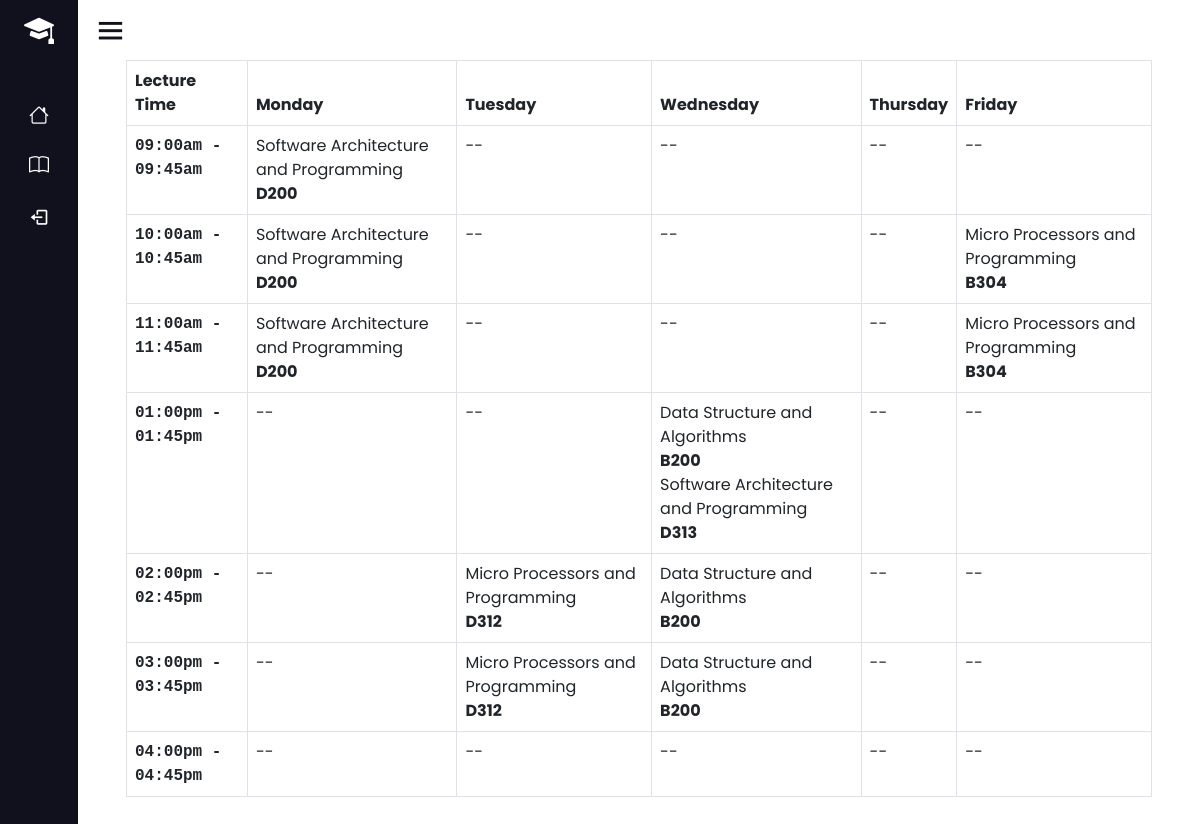
The page /student-home (signed in) on the database its author committed.
### course_management/models.py (models this page shows, shortened)
class ClassRoom(models.Model):
    DAYS_OF_WEEK_CHOICES = [
        ('monday', 'Monday'),
        ('tuesday', 'Tuesday'),
        ('wednesday', 'Wednesday'),
        ('thursday', 'Thursday'),
        ('friday', 'Friday'),
        ('saturday', 'Saturday'),
    ]
    LECTURE_START_TIMES = [
        ('09:00am-09:45am', '09:00am-09:45am'),
        ('10:00am-10:45am', '10:00am-10:45am'),
        ('11:00am-11:45am', '11:00am-11:45am'),
        ('01:00pm-01:45pm', '01:00pm-01:45pm'),
        ('02:00pm-02:45pm', '02:00pm-02:45pm'),
        ('03:00pm-03:45pm', '03:00pm-03:45pm'),
        ('04:00pm-04:45pm', '04:00pm-04:45pm'),
    ]
    course = models.ForeignKey('Course', related_name='class_room',on_delete=models.SET_NULL, null=True)
    room_no = models.CharField(max_length=100)
    day = models.CharField(choices=DAYS_OF_WEEK_CHOICES , max_length=30)
    lecture_time = models.CharField(choices=LECTURE_START_TIMES , max_length=50)

class Course(models.Model):
    course_language  = models.CharField(max_length=20 , choices=(('English','English') , ('Turkish','Turkish')), default='Turkish')
    course_level = models.CharField(max_length=200 , choices=(('associate degree','associate degree'),('licence','licence') , ('master degree','master degree'),('doc','doc')), default='licence')
    aim_of_lesson = models.TextField()
    course_content = models.TextField()
    course_assistants = models.ManyToManyField('Personal', related_name='assistants', blank=True)
    course_resources  = models.ManyToManyField(Resource)
    course_structure  = models.OneToOneField(CourseStructure , blank=True , null=True , on_delete=models.SET_NULL)
    course_learning_outcomes = models.ManyToManyField(CourseOutcomes)
    faculty = models.ForeignKey(Faculty, on_delete=models.CASCADE)
    department = models.ForeignKey( Department, on_delete=models.CASCADE)
    class_no= models.IntegerField( default=0 )
    course_code = models.CharField(max_length=15 , default="MYAZ230")
    course_name = models.CharField(max_length=400)
    lecturer = models.ForeignKey('Personal', on_delete= models.SET_NULL , null=True  , related_name='course_set')
    credit = models.IntegerField(default=0)
    course_topics = models.ManyToManyField('CourseTopic' , blank=True )
    midterm_exam = models.IntegerField(  validators=[MaxValueValidator(100)], default=40 ,blank=True)
    final_exam = models.IntegerField( validators=[MaxValueValidator(100)], default=60 ,blank=True, null=True)
    assginment = models.IntegerField( validators=[MaxValueValidator(100)] ,blank=True, null=True)
    practice = models.IntegerField( validators=[MaxValueValidator(100)] ,blank=True, null=True)
    project = models.IntegerField( validators=[MaxValueValidator(100)] ,blank=True, null=True)
    course_document = models.FileField(upload_to='lesson_documents/',null=True)
    semester_choices=(
        ('Spring Semester', 'Spring Semester'),
        ('Fall Semester','Fall Semester')
    )
    semester = models.CharField(max_length=30 , choices=semester_choices , null=True , blank=True)
    _semester_choice = (
        (1,'1'),
        (2,'2'),
        (3,'3'),
        (4,'4'),
        (5,'5'),
        (6,'6'),
        (7,'7'),
        (8,'8'),
    )
    semester_no = models.IntegerField(choices=_semester_choice , default=1)
    def __str__(self):
        return self.course_name

### course_management/views.py (the view)
# urls.py: path('student-home' , views.student_home , name='student-home'),
@login_required
@user_passes_test(student_test, 'student-login')
def student_home(request):
    DAYS_OF_WEEK_CHOICES = [
        'monday',
        'tuesday',
        'wednesday',
        'thursday',
        'friday'
    ]
    LECTURE_START_TIMES = [
        ('09:00am', '09:45am'),
        ('10:00am', '10:45am'),
        ('11:00am', '11:45am'),
        ('01:00pm', '01:45pm'),
        ('02:00pm', '02:45pm'),
        ('03:00pm', '03:45pm'),
        ('04:00pm', '04:45pm')
    ]
    rooms = []
    for course  in request.user.student.courses.all():
        for room in course.class_room.all():
            rooms.append(room)
    return render(request, 'course_management/student/student_schedule.html',{'lecture_days':DAYS_OF_WEEK_CHOICES , 'rooms':rooms,'lecture_times':LECTURE_START_TIMES})

### course_management/views.py (called while the page is built)
def student_test(user):
    return hasattr(user, 'student')

### course_management/templates/course_management/student/student_schedule.html (shortened to what this page needs)
{% extends 'course_management/student/student_home.html' %}
{% load myfilters %}
{% block homecontent %}
<div style="padding: 3rem; padding-top: 0%; padding-bottom: 5rem;">
    <table class="table table-bordered table-hover">
        <thead>
            <tr>
                <th scope="col">Lecture Time</th>
                {% for d in lecture_days %}
                <th scope="col">{{d|capfirst}}</th>
                {% endfor %}
            </tr>
        </thead>
        <tbody>
            {% for start_time , end_time in lecture_times %}
            <tr>
                <th scope="row">
                    <div class="monospaced-text">{{start_time}} - {{end_time}}</div>
                </th>
                <td name="schedule_cell">
                    {% for room in rooms %}
                    {% if room.day == 'monday' and room.lecture_time == start_time|add:'-'|add:end_time %}
                    <div>{{room.course}}</div>
                    <div style="font-weight: bold;">{{room.room_no}}</div>
                    {% endif %}
                    {% endfor %}
                </td>
                <td name="schedule_cell">
                    {% for room in rooms %}
                    {% if room.day == 'tuesday' and room.lecture_time == start_time|add:'-'|add:end_time %}
                    <div>{{room.course}}</div>
                    <div style="font-weight: bold;">{{room.room_no}}</div>
                    {% endif %}
                    {% endfor %}
                </td>
                <td name="schedule_cell">
                    {% for room in rooms %}
                    {% if room.day == 'wednesday' and room.lecture_time == start_time|add:'-'|add:end_time %}
                    <div>{{room.course}}</div>
                    <div style="font-weight: bold;">{{room.room_no}}</div>
                    {% endif %}
                    {% endfor %}
                </td>
                <td name="schedule_cell">
                </td>
                <td name="schedule_cell">
                    {% for room in rooms %}
                    {% if room.day == 'friday' and room.lecture_time == start_time|add:'-'|add:end_time %}
                    <div>{{room.course}}</div>
                    <div style="font-weight: bold;">{{room.room_no}}</div>
                    {% endif %}
                    {% endfor %}
                </td>
            </tr>
            {% endfor %}
        </tbody>
    </table>
</div>
{% endblock %}

### course_management/static/css/style.css (style rules this page uses)
* { margin: 0; padding: 0; box-sizing: border-box; font-family: 'Poppins', sans-serif; }

### course_management/templates/course_management/student/student_home.html (style rules this page uses)
.monospaced-text { font-family: 'Courier New', Courier, monospace; }

### rows shown on the page
ClassRoom: course "Software Architecture and Programming", room_no "D200"
ClassRoom: course "Software Architecture and Programming", room_no "D200"
ClassRoom: course "Micro Processors and Programming", room_no "B304"
ClassRoom: course "Software Architecture and Programming", room_no "D200"
ClassRoom: course "Micro Processors and Programming", room_no "B304"
ClassRoom: course "Data Structure and Algorithms", room_no "B200"
ClassRoom: course "Software Architecture and Programming", room_no "D313"
ClassRoom: course "Micro Processors and Programming", room_no "D312"
ClassRoom: course "Data Structure and Algorithms", room_no "B200"
ClassRoom: course "Micro Processors and Programming", room_no "D312"
ClassRoom: course "Data Structure and Algorithms", room_no "B200"

### other values the page prints
{{ d|capfirst }} "Monday" "Tuesday" "Wednesday" "Thursday" "Friday"
{{ start_time }} "09:00am" "10:00am" "11:00am" "01:00pm" "02:00pm" "03:00pm" "04:00pm"
{{ end_time }} "09:45am" "10:45am" "11:45am" "01:45pm" "02:45pm" "03:45pm" "04:45pm"
